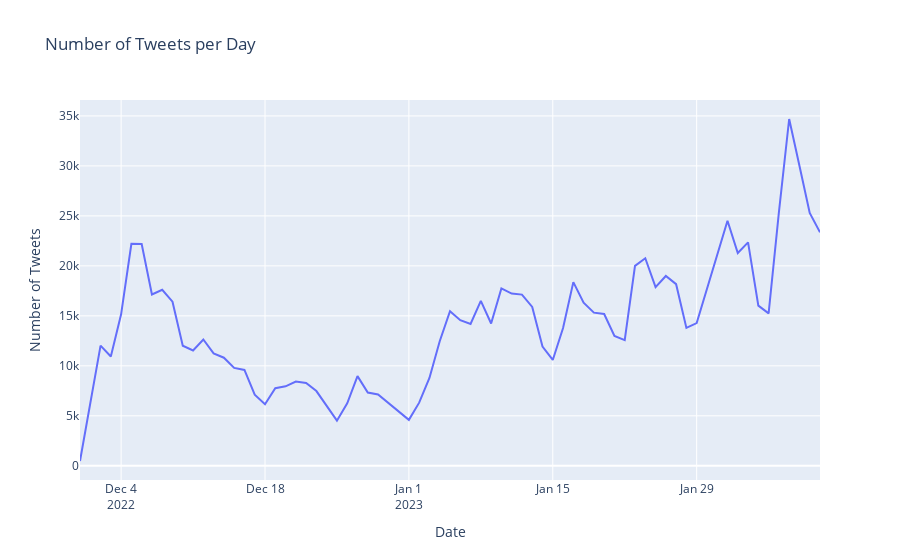

Notebook code cell kept with this figure:
### Markdown cell above
## Temporal Analysis

### Code cell
df['date'] = pd.to_datetime(df['date'], errors='coerce')  
df['date_only'] = df['date'].dt.date
tweets_per_day = df.groupby('date_only').size().reset_index(name='count')
fig = px.line(tweets_per_day, x='date_only', y='count', labels={'date_only': 'Date', 'count': 'Number of Tweets'}, title='Number of Tweets per Day')
fig.show()

### Figure 1 — Plotly figure (JSON) as saved in the notebook; plotly's stock layout.template omitted (floating-point values rounded to 4 significant figures)
{"data": [{"hovertemplate": "Date=%{x}<br>Number of Tweets=%{y}<extra></extra>", "legendgroup": "", "line": {"color": "#636efa", "dash": "solid"}, "marker": {"symbol": "circle"}, "mode": "lines", "name": "", "orientation": "v", "showlegend": false, "type": "scatter", "x": ["2022-11-30", "2022-12-01", "2022-12-02", "2022-12-03", "2022-12-04", "2022-12-05", "2022-12-06", "2022-12-07", "2022-12-08", "2022-12-09", "2022-12-10", "2022-12-11", "2022-12-12", "2022-12-13", "2022-12-14", "2022-12-15", "2022-12-16", "2022-12-17", "2022-12-18", "2022-12-19", "2022-12-20", "2022-12-21", "2022-12-22", "2022-12-23", "2022-12-24", "2022-12-25", "2022-12-26", "2022-12-27", "2022-12-28", "2022-12-29", "2023-01-01", "2023-01-02", "2023-01-03", "2023-01-04", "2023-01-05", "2023-01-06", "2023-01-07", "2023-01-08", "2023-01-09", "2023-01-10", "2023-01-11", "2023-01-12", "2023-01-13", "2023-01-14", "2023-01-15", "2023-01-16", "2023-01-17", "2023-01-18", "2023-01-19", "2023-01-20", "2023-01-21", "2023-01-22", "2023-01-23", "2023-01-24", "2023-01-25", "2023-01-26", "2023-01-27", "2023-01-28", "2023-01-29", "2023-02-01", "2023-02-02", "2023-02-03", "2023-02-04", "2023-02-05", "2023-02-06", "2023-02-07", "2023-02-08", "2023-02-09", "2023-02-10"], "xaxis": "x", "y": [481, 6108, 12025, 10930, 15158, 22210, 22183, 17137, 17605, 16421, 12007, 11532, 12636, 11247, 10813, 9789, 9589, 7119, 6154, 7759, 7954, 8430, 8276, 7476, 6050, 4515, 6256, 8968, 7332, 7135, 4594, 6318, 8787, 12460, 15462, 14570, 14183, 16501, 14236, 17750, 17228, 17123, 15889, 11925, 10586, 13781, 18372, 16314, 15321, 15187, 12985, 12578, 19996, 20759, 17875, 18990, 18171, 13799, 14281, 24515, 21285, 22347, 16024, 15243, 25360, 34691, 30016, 25299, 23354], "yaxis": "y"}], "layout": {"legend": {"tracegroupgap": 0}, "title": {"text": "Number of Tweets per Day"}, "xaxis": {"anchor": "y", "domain": [0, 1], "title": {"text": "Date"}}, "yaxis": {"anchor": "x", "domain": [0, 1], "title": {"text": "Number of Tweets"}}}}
